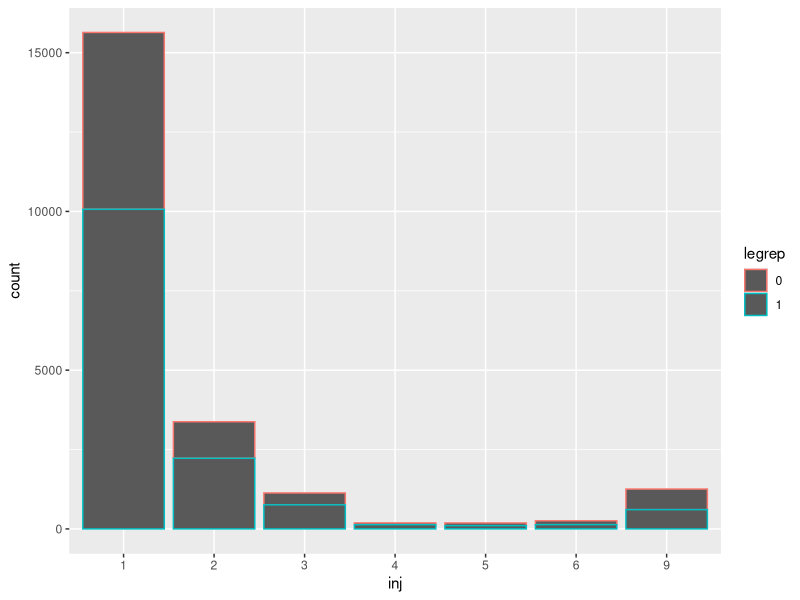
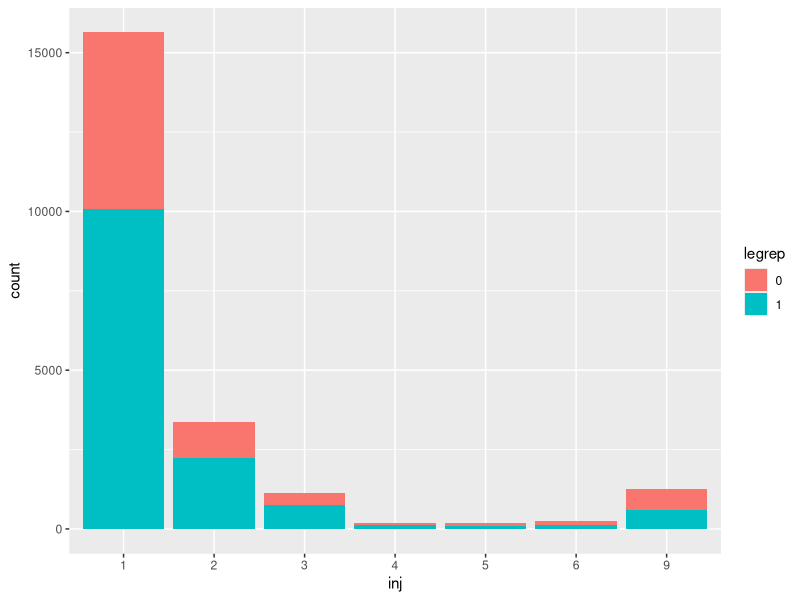

The R source for these figures, in order: (Note: this script raises an error after producing the figures.)
## ---- chunk 1
# Problem 2.3.1
persinj <- read.csv("persinj.csv")
persinj$inj <- as.factor(persinj$inj)
persinj$legrep <- as.factor(persinj$legrep)
library(ggplot2)

# CHUNK 1
ggplot(persinj, aes(x = inj, color = legrep)) +
  geom_bar()

# CHUNK 2
ggplot(persinj, aes(x = inj, fill = legrep)) +
  geom_bar()

# CHUNK 3
ggplot(persinj, aes(x = inj)) +
  geom_bar(fill = legrep)

# CHUNK 4
ggplot(persinj, aes(x = inj)) +
  geom_bar(aes(fill = legrep))
## ---- chunk 2
# Problem 2.3.2 (a)
library(ggplot2)
data(diamonds)

nrow(diamonds)
length(colnames(diamonds))

# preferred solution
dim(diamonds)
## ---- chunk 3
# Problem 2.3.2 (b)
# price
summary(diamonds$price)

ggplot(diamonds, aes(x = price)) +
  geom_histogram()

diamonds$Lprice <- log(diamonds$price)
diamonds$price <- NULL

ggplot(diamonds, aes(x = Lprice)) +
  geom_histogram()
## ---- chunk 4
# Problem 2.3.2 (b)
# cut
levels(diamonds$cut)
table(diamonds$cut)  # or use summary(diamonds$cut)
table(diamonds$cut)/nrow(diamonds)
## ---- chunk 5
# Problem 2.3.2 (c)
ggplot(diamonds, aes(x = carat, y = Lprice)) +
  geom_point()
## ---- chunk 6
# Problem 2.3.2 (d)
ggplot(diamonds, aes(x = cut, y = Lprice)) +
  geom_boxplot(fill = "red")
## ---- chunk 7
# Problem 2.3.2 (e)
ggplot(diamonds, aes(x = cut, y = log(carat))) +
  geom_boxplot(fill = "red")
